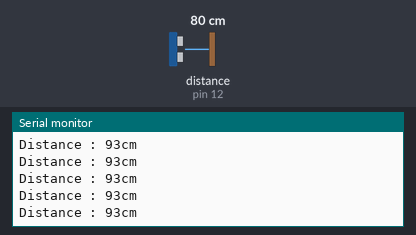
The sketch below on a simulated Arduino Uno, built with avr-gcc and run on an emulated ATmega328P. Shown: the last lines printed to the serial monitor. Wiring (inferred from the names in the program): range finder with pulse-width output: data pin 12. The test bench sets the inputs (shaded band); at power-on: distance to the obstacle (sensor on pin 12) 80 cm. The echo pulse lasts 58.3 µs per cm.

Above: at 1.2 s.
1.3 s: distance to the obstacle (sensor on pin 12) set to 2 cm
At 1.39 s:
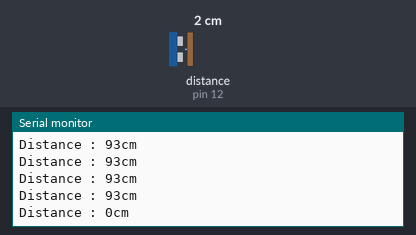
2.8 s: distance to the obstacle (sensor on pin 12) set to 4 cm
At 2.81 s:
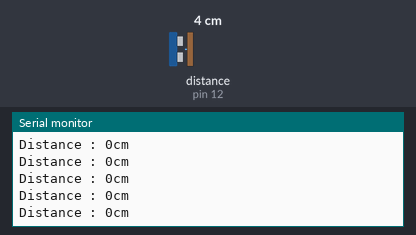
Timing chart, 0 to 5.8 s (numbered marks = the images above; inputs shaded):
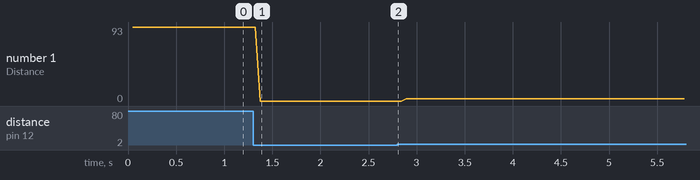

The sketch:

test_distance.ino
```cpp
const int echoPin = 12;  // Echo    (réception)

// Variables utiles
long duree;   // durée de l'echo
int distance; // distance


void setup() {
pinMode(echoPin, INPUT);  // Configuration du port de l'Echo  comme une ENTREE

Serial.begin(9600); // Démarrage de la communication série
}

void loop() {
  duree = pulseIn(echoPin, HIGH);

  // Calcul de la distance
  distance = duree/147*3;

 // Affichage de la distance dans le Moniteur Série
 Serial.print("Distance : ");
 Serial.print(distance);
 Serial.println("cm");
}
```

Measured:
- after the input at 1.3 s, the serial monitor: prints a new line after 0.07 s (image 1)
- plotted number 1: 93 → 0 after the input at 1.3 s, 0 → 3 after the input at 2.8 s
